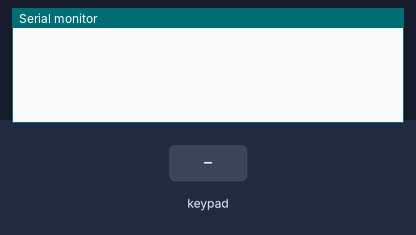
This sketch was run on a simulated Arduino Mega 2560, built with avr-gcc and run on an emulated ATmega2560. Parts: the last lines printed to the serial monitor. The inputs (shaded band) are chosen by the test bench.

Above: at 1.2 s.
1.3 s: key '#' pressed
At 2.0 s:
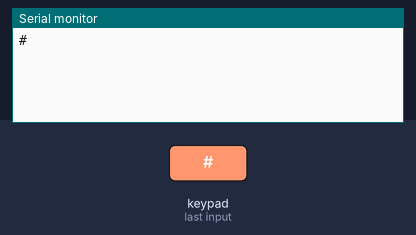
2.8 s: keypad keys 1 2 pressed 0.4 s apart
At 3.6 s:
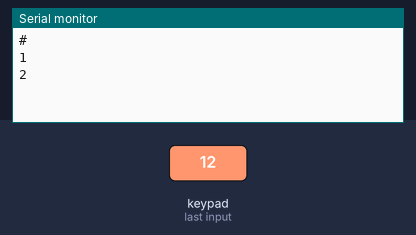
5.1 s: key '(' pressed
At 6.3 s:
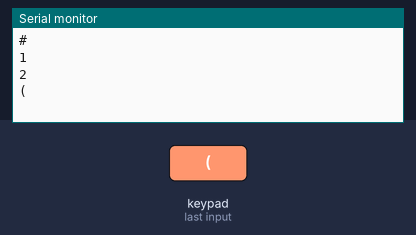
6.6 s: key ')' pressed
At 7.5 s:
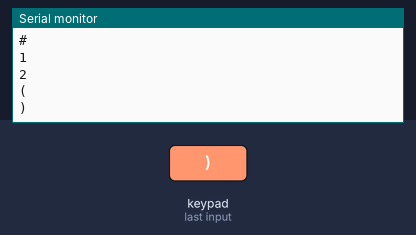
8.1 s: key '@' pressed
At 8.5 s:
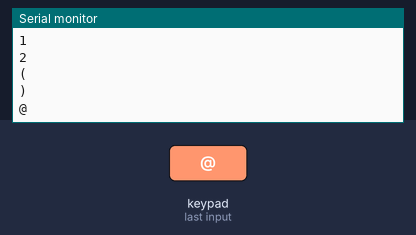
9.6 s: keypad keys 2 5 pressed 0.4 s apart
At 11.0 s:
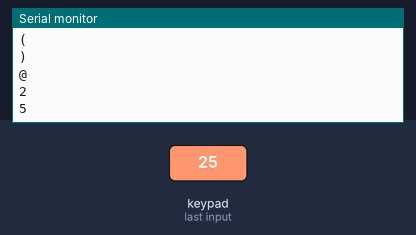
Timing chart, 0 to 12.6 s (numbered marks = the images above; inputs shaded):
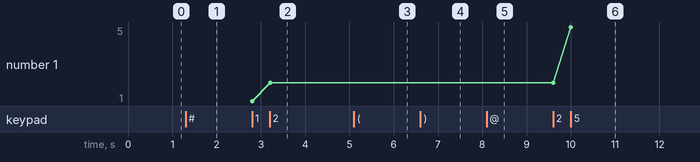

Measured:
- after the input at 1.3 s, the serial monitor: prints a new line at once (image 1)
- after the input at 2.8 s, the serial monitor: prints a new line at once (image 2)
- after the input at 5.1 s, the serial monitor: prints a new line at once (image 3)
- after the input at 6.6 s, the serial monitor: prints a new line at once (image 4)
- after the input at 8.1 s, the serial monitor: prints a new line at once (image 5)
- after the input at 9.6 s, the serial monitor: prints a new line at once (image 6)
- plotted number 1: 2 → 5 after the input at 9.6 s

The sketch:

CustomKeypad.ino
```cpp
/* @file CustomKeypad.pde
|| @version 1.0
|| @author Alexander Brevig
|| @contact alexanderbrevig@gmail.com
||
|| @description
|| | Demonstrates changing the keypad size and key values.
|| #
*/
#include <Keypad.h>

const byte ROWS = 11; //four rows
const byte COLS = 10; //four columns
//define the cymbols on the buttons of the keypads
char hexaKeys[ROWS][COLS] = {
  {0x00,0x01,0x02,0x03,0x04,0x05,0x06,0x07,0x08,0x09},
  {0x10,0x11,0x12,0x13,0x14,0x15,0x16,0x17,0x18,0x19},
  {0x20,0x21,0x22,0x23,0x24,0x25,0x26,0x27,0x28,0x29},
  {0x30,0x31,0x32,0x33,0x34,0x35,0x36,0x37,0x38,0x39},
  {0x40,0x41,0x42,0x43,0x44,0x45,0x46,0x47,0x48,0x49},
  {0x50,0x51,0x52,0x53,0x54,0x55,0x56,0x57,0x58,0x59},
  {0x60,0x61,0x62,0x63,0x64,0x65,0x66,0x67,0x68,0x69},
  {0x70,0x71,0x72,0x73,0x74,0x75,0x76,0x77,0x78,0x79},
  {0x80,0x81,0x82,0x83,0x84,0x85,0x86,0x87,0x88,0x89},
  {0x90,0x91,0x92,0x93,0x94,0x95,0x96,0x97,0x98,0x99},
  {0xA0,0xA1,0xA2,0xA3,0xA4,0xA5,0xA6,0xA7,0xA8,0xA9}
};
byte rowPins[ROWS] = {12,11,10,9,8,7,6,5,4,3,2}; //connect to the row pinouts of the keypad
byte colPins[COLS] = {22,21,20,19,18,17,16,15,14,13}; //connect to the column pinouts of the keypad
/*** Column Mapping
io[21]  - 13
io[22]  - 14
io[23]  - 15
io[24]  - 16
io[25]  - 17
io[26]  - 18
io[27]  - 19
io[5]   - 20
io[11]  - 21
io[12]  - 22
***/

//initialize an instance of class NewKeypad
Keypad customKeypad = Keypad( makeKeymap(hexaKeys), rowPins, colPins, ROWS, COLS);

void setup(){
  Serial.begin(9600);
}

void loop(){
  char customKey = customKeypad.getKey();

  if (customKey){
    Serial.println(customKey);
  }
}
```
